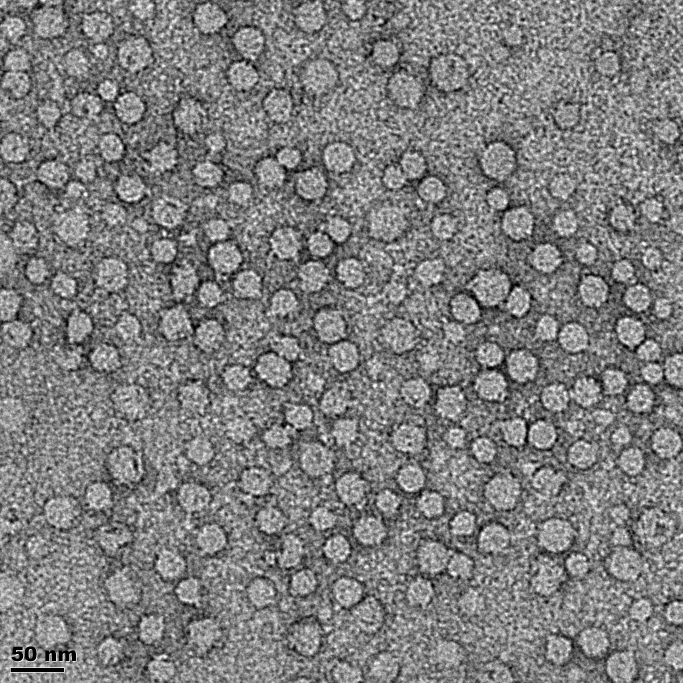
#> input picture images/2.jpg, 2048 x 2048 px (shown at 1/3 size)
$ jupyter execute vlp_distribution_script.ipynb   (shell and % lines are left out)
#> lines starting #> are read from the running program, lines starting #| are printed output that depends on the picture; after the words box and inside, x2 and y2 are one past the last pixel; in counts of white or black regions, pixels touching at a corner belong together; long printed decimals are rounded
#### VLP Size Distribution Script - Single Images

This script can be used for obtaining a rough distribution of spherical particle radii from an electron microscope image. At the least, it provides a distibution of a sample of particles from the image. For this script to work it is assumed that the particles are roughly circular in shape, and that the em image contrast is reasonably consistent across the image.

The following packages are necessary to run this script:

 - python 3.5 with numpy and matplotlib
 - opencv3

Furthermore, the folder containing this notebook should contain an additional folder containing the image you would like to process.

Enjoy!

----------------------------

1) Import necessary packages - an error here will require installing the dependencies listed above.

[cell 1]
import cv2
import numpy as np
import os

import matplotlib.pyplot as plt

2) Specify the image location:

[cell 2]
folder_name = "images"
image_name = "2.jpg"

location = os.getcwd() + "/"+folder_name +"/" + image_name

3) Let's plot the image to make sure that we have the right one:

[cell 3]
raw_image = cv2.imread(location,0)
#> raw_image is the input picture: shape (2048, 2048); min 0, max 255, mean 126.7
plt.figure(figsize=(10,10))
_ = plt.imshow(raw_image,cmap='gray')

4) We need to calculate the pixel/nm ratio in order to size the particles.

Adjust the top/left/right parameters until the white bar is the same length as the scale bar of the image. It is also necessary to provide the stated length of the scale bar (in nm). If the scale bar is not situated in the bottom left of the image then the measuring sub-image will need to be manually calibrated.

[cell 4]
#---- Enter the parameters here ------

size_of_scalebar_in_nm = 50
top = 30
left = 30
right = 194

#-------------------------------------

measure = raw_image.copy()
measure = measure[1990:,0:220]
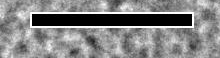
#> measure: shape (58, 220); min 0, max 255, mean 131.7
measure[top:top+10,left:right]=255
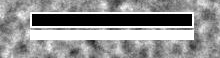
#> measure: shape (58, 220); 12.85% of pixels changed, all inside (x1, y1, x2, y2) = (30, 30, 194, 40)

plt.figure(figsize=(8,8))
plt.imshow(measure,cmap='gray')

ptnm = size_of_scalebar_in_nm/(right-left)
print("Your bar is ", right-left, "pixels long. The pixel to nm ratio is: ", ptnm )

5) Now we are at the meat of the algorithm - i.e. the circle detection.

Basically, a blockwise median filter is applied to the image (well suited for smoothing greyscale static noise), after which the opencv HoughCircle detector method is used. There are multiple parameters which need to be selected - play around with these settings to get optimal performance:

 - pixel_filter_width: This determines the size (in pixels) of the square filter used for median filtering of the image - must be an odd number!
 - min_radius_in_nm: The minimum radius (in nm) you would like the algorithm to detect.
 - max_radius_in_nm: The maximum radius (in nm) you would like the algorithm to detect.
 - min-seperation_in_pixels: The minimum distance (in pixels) between detected circles. By default we set this to twice the minimum radius, to mitigate the detection of overlapping circles.
 - tuning_param_1: Controls the sensitivity of the algorithm to gradient contours.
 - tuning_param_2: Controls the sensitivity of the algorithm.

The result from this  first part of the algorithm may well have overlapping circles, these will be removed in a subsequent step.

[cell 5]
# ---- Enter the parameters here -------

pixel_filter_width = 21         # Higher number gives blurrier smoothing - recommond 11 to 21 (must be odd!)
min_radius_in_nm = 6
max_radius_in_nm = 18
tuning_param_1 = 40             # Higher number gives less sensitive detection - recommend 30 to 50
tuning_param_2 = 25             # Higher number gives less sensitive detection - recommend 18 to 35

min_seperation_in_pixels = int(np.floor((2*min_radius_in_nm)/ptnm))

# ---- Find the circles --------

min_radius_in_pixels = int(np.floor(min_radius_in_nm/ptnm))
max_radius_in_pixels = int(np.ceil(max_radius_in_nm/ptnm))

mf_image = cv2.medianBlur(raw_image,pixel_filter_width)      # Apply the median block filter
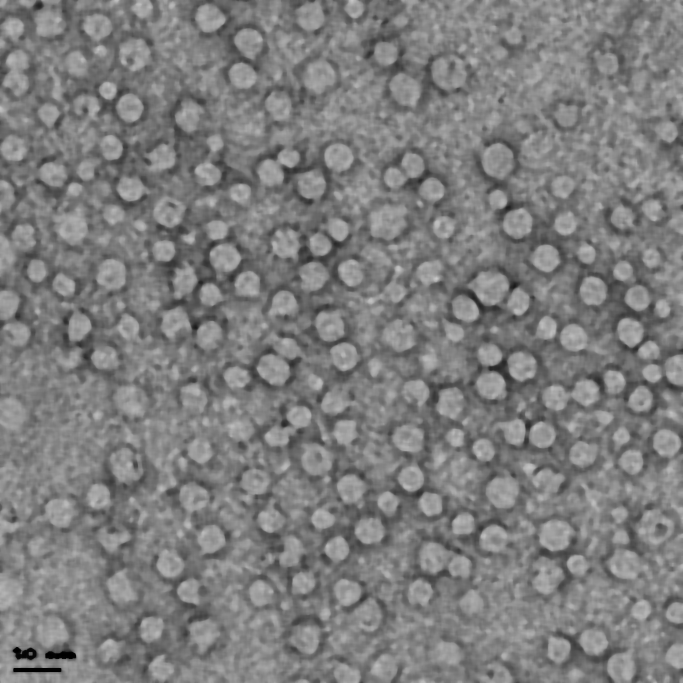
#> mf_image: shape (2048, 2048) (shown at 1/3 size); min 0, max 203, mean 125.8
circles = cv2.HoughCircles(mf_image,cv2.HOUGH_GRADIENT,1,    # Apply Hough Circle Detection implementation
                           min_seperation_in_pixels,
                           param1=tuning_param_1,
                           param2=tuning_param_2,
                           minRadius=min_radius_in_pixels,
                           maxRadius=max_radius_in_pixels)
#> circles = 212 rows, first 8: [677.5, 772.5, 42.7], [1637.5, 773.5, 40.2], [1663.5, 1605.5, 46.8], [507.5, 632.5, 47.1], [1234.5, 1436.5, 38], [2001.5, 1325.5, 42.7], [742.5, 851.5, 38.3], [1481.5, 856.5, 59.4]

# ---- Visualise the outcome ------

cimg = cv2.cvtColor(raw_image,cv2.COLOR_GRAY2BGR)
circles = np.uint16(np.around(circles))
#> circles = 212 rows, first 8: [678, 772, 43], [1638, 774, 40], [1664, 1606, 47], [508, 632, 47], [1234, 1436, 38], [2002, 1326, 43], [742, 852, 38], [1482, 856, 59]
for i in circles[0,:]:
    cv2.circle(cimg,(i[0],i[1]),i[2],(0,255,0),5)
    cv2.circle(cimg,(i[0],i[1]),2,(0,0,255),3)
#> this loop made 212 passes
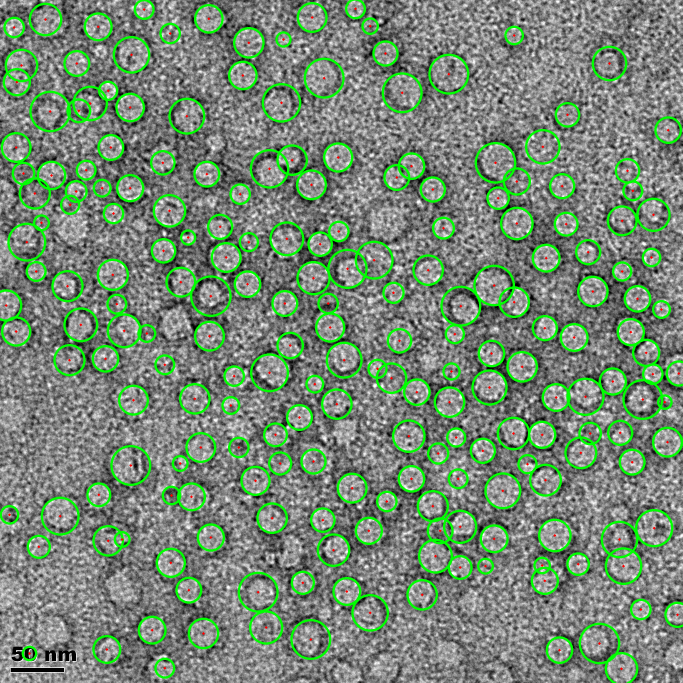
#> cimg: shape (2048, 2048, 3) (shown at 1/3 size); mean B, G, R 116.1, 137.9, 116.7

plt.figure(figsize=(12,12))
_ = plt.imshow(cimg)

6) Now we remove overlapping circles:

[cell 6]
def get_check_ratio(circle_1,circle_2):
    centre_distance = np.linalg.norm([float(circle_1[0])-float(circle_2[0]),float(circle_1[1])-float(circle_2[1])])
    radiisum = float(circle_1[2])+float(circle_2[2])
    return centre_distance/radiisum

num_circles = circles.shape[1]
#> num_circles = 212
suppress = []
for j in range(num_circles):
    for k in range(j+1,num_circles):
        ratio = get_check_ratio(circles[0,j,:],circles[0,k,:])
        if ratio < 1:
            if circles[0,j,2] >= circles[0,k,2]:
                if k not in suppress:
                    suppress.append(k)
            else:
                if j not in suppress:
                    suppress.append(j)
#> this loop made 212 passes

picks = [j for j in range(num_circles) if j not in suppress]
new_circles = circles[:,picks,:]

print("We have detected", len(picks), "non-overlapping vlps.")
#| We have detected 182 non-overlapping vlps.

# ------- visualize the results ---------

cimg2 = cv2.cvtColor(raw_image,cv2.COLOR_GRAY2BGR)
circles2 = np.uint16(np.around(new_circles))
for i in circles2[0,:]:
    cv2.circle(cimg2,(i[0],i[1]),i[2],(0,255,0),5)
    cv2.circle(cimg2,(i[0],i[1]),2,(0,0,255),3)
#> this loop made 182 passes

plt.figure(figsize=(12,12))
_ = plt.imshow(cimg2)

7) Finally we can plot the vlp size distribution histogram - number of bins must be specified.

[cell 7]
# ----- Enter number of bins here ------

n_bins = 10

# ---------------

radii_in_nm = new_circles[:,:,2][0,:]*ptnm

print("The mean radius is:",np.mean(radii_in_nm),"nm")
#| The mean radius is: 12.237 nm
print("The median radius is:",np.median(radii_in_nm),"nm")
#| The median radius is: 12.195 nm

plt.figure(figsize=(10,10))
_ = plt.hist(radii_in_nm,rwidth=0.9,bins=n_bins)
plt.xlabel("vlp radius in nm")
plt.ylabel("number of vlp's")
_ = plt.title("vlp size distribution")
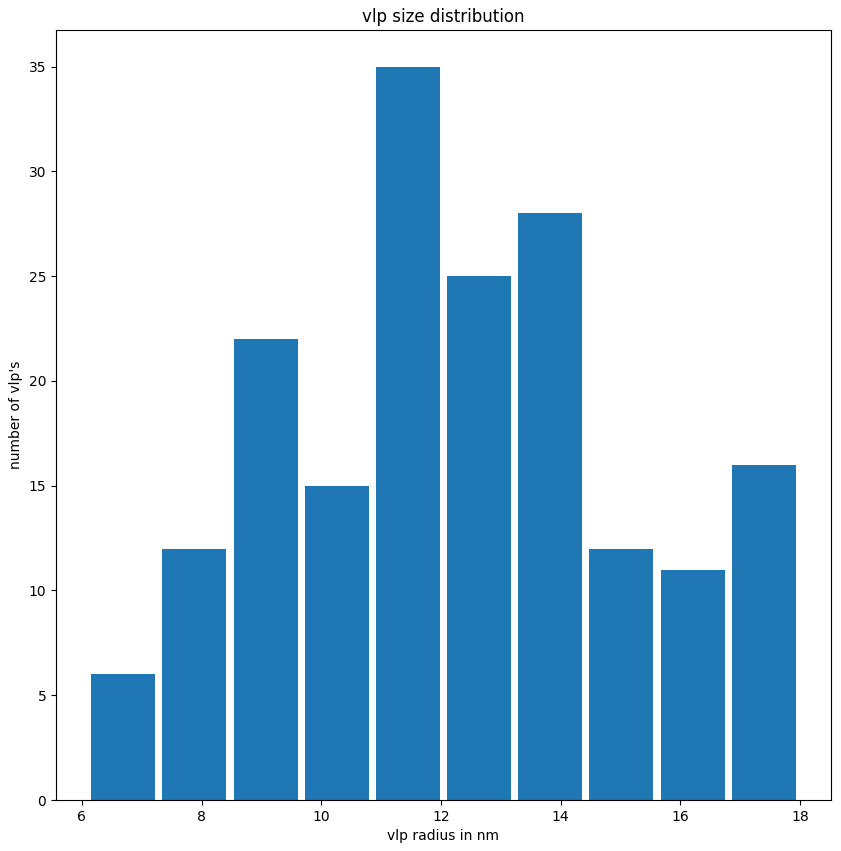
#> figure drawn by matplotlib, 1 panel; tallest bar 35 high, from x = 10.91 to 11.98

$ run again, with images/1.jpg copied over images/2.jpg
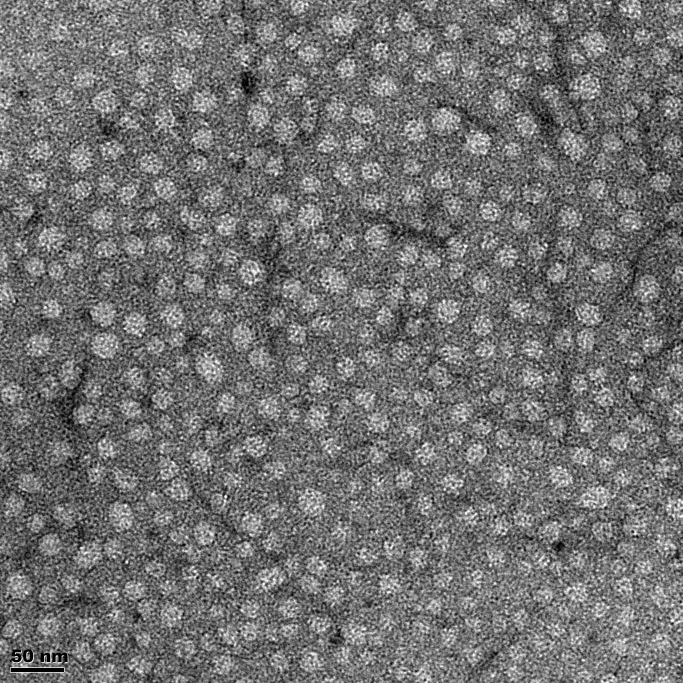
#> input picture images/1.jpg, 2048 x 2048 px (shown at 1/3 size)
#> raw_image is the input picture: shape (2048, 2048); min 0, max 255, mean 113.4
#> `circles = cv2.HoughCircles(mf_image,cv2.HOUGH_GRADIENT,1,`: circles = 173 rows, first 8: [317.5, 1035.5, 39.2], [154.5, 1630.5, 34.3], [1425.5, 443.5, 52.7], [406.5, 971.5, 32.7], [313.5, 307.5, 39], [755.5, 813.5, 37.5], [937.5, 1508.5, 41.3], [933.5, 648.5, 38]
#> `circles = np.uint16(np.around(circles))`: circles = 173 rows, first 8: [318, 1036, 39], [154, 1630, 34], [1426, 444, 53], [406, 972, 33], [314, 308, 39], [756, 814, 38], [938, 1508, 41], [934, 648, 38]
#> the loop `for i in circles[0,:]:` made 173 passes
#> after the loop `for i in circles[0,:]:`:
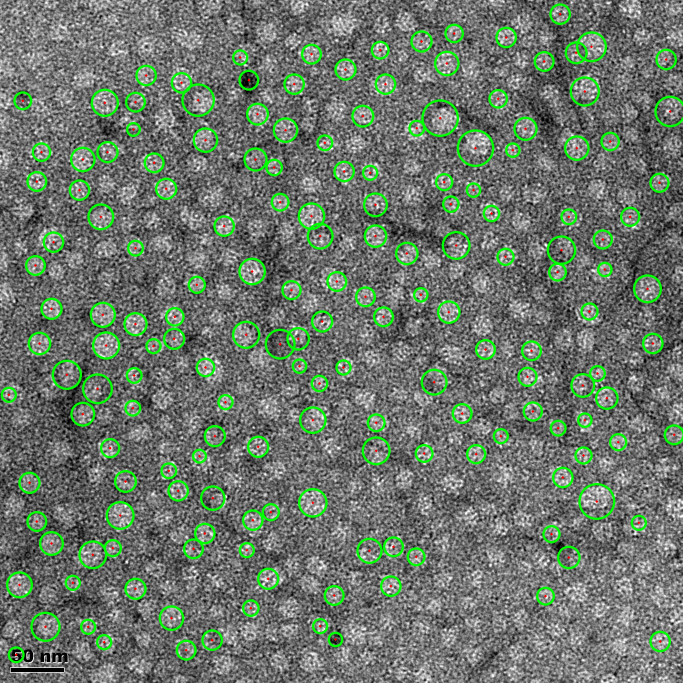
#> cimg: shape (2048, 2048, 3) (shown at 1/3 size); mean B, G, R 106.6, 120.1, 107
#> the loop `for j in range(num_circles):` made 173 passes
#| We have detected 168 non-overlapping vlps.
#> the loop `for i in circles2[0,:]:` made 168 passes
#| The mean radius is: 8.945 nm
#| The median radius is: 8.537 nm
#> `[cell 7] # ----- Enter number of bins here ------  n_bins = 10  # ----..`:
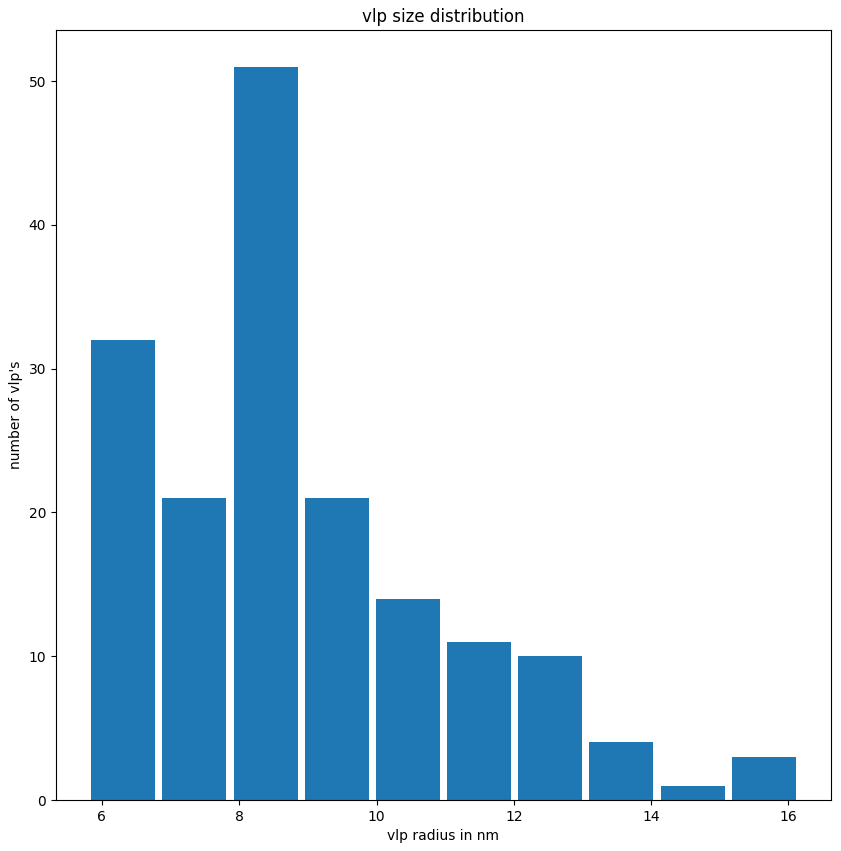
#> figure drawn by matplotlib, 1 panel; tallest bar 51 high, from x = 7.92 to 8.85
